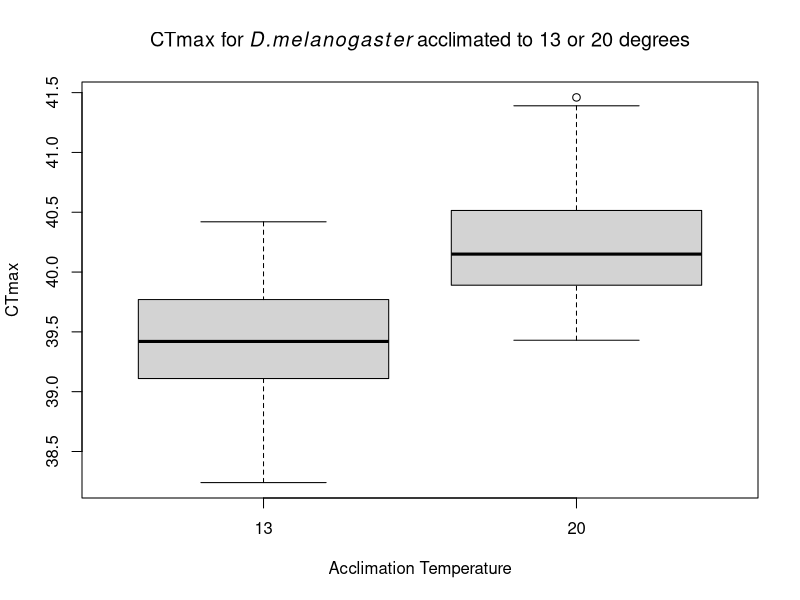
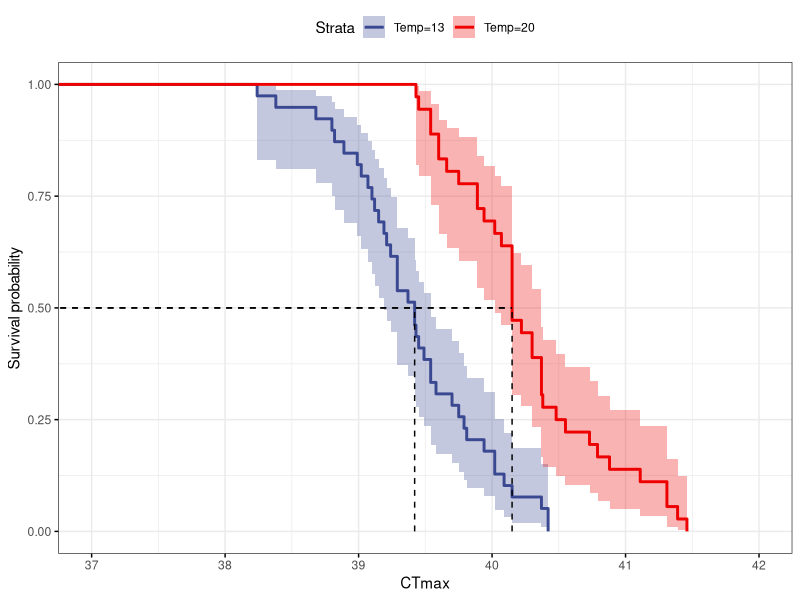

Generate these figures, in order, with R:
## ---- chunk 1
knitr::opts_chunk$set(echo = TRUE)
library(survival) 
library(here)
library(survminer)
## ---- chunk 2
data <- read.table(here('data','Ramp_4days.csv'), header = TRUE, 
                   sep = ";", dec = ",")
head(data)
data <- data[,1:3]
data <- data[complete.cases(data),]
## ---- chunk 3
colnames(data)<-c('ID',"Ctmax","Temp")
head(data)
## ---- chunk 4
boxplot(data$Ctmax ~ data$Temp, xlab = 'Acclimation Temperature',
        ylab = 'CTmax', 
        main = expression('CTmax for' ~italic(D.melanogaster) ~ 'acclimated to 13 or 20 degrees' ))
## ---- chunk 5
data$status <- rep(1,75)
data$Survobj <- with(data,Surv(data$Ctmax, event = data$status))
km <- survfit(Survobj ~ Temp, data = data,conf.type = "log-log")
## ---- chunk 6
survdiff(Survobj ~Temp, data = data, rho = 0) 
survdiff(Survobj ~Temp, data = data, rho = 1) 
fit <- coxph(Surv(Ctmax,status) ~Temp, data = data)
summary(fit)
## ---- chunk 7
ggsurvplot(km,data = data, conf.int = TRUE, ggtheme = theme_bw(),
           xlim = c(37,42), xlab = "CTmax", palette = 'aaas',
           break.x.by = 1, surv.median.line = 'hv')
